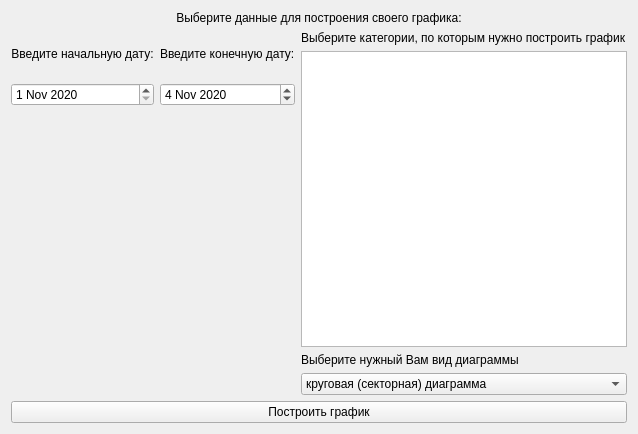
<?xml version="1.0" encoding="UTF-8"?>
<ui version="4.0">
 <class>Form</class>
 <widget class="QWidget" name="Form">
  <property name="geometry">
   <rect>
    <x>0</x>
    <y>0</y>
    <width>610</width>
    <height>434</height>
   </rect>
  </property>
  <property name="windowTitle">
   <string>Form</string>
  </property>
  <layout class="QGridLayout" name="gridLayout_2">
   <item row="0" column="0">
    <layout class="QVBoxLayout" name="verticalLayout_3">
     <item>
      <widget class="QLabel" name="label_2">
       <property name="text">
        <string>&lt;html&gt;&lt;head/&gt;&lt;body&gt;&lt;p align=&quot;center&quot;&gt;Выберите данные для построения своего графика:&lt;/p&gt;&lt;/body&gt;&lt;/html&gt;</string>
       </property>
      </widget>
     </item>
     <item>
      <layout class="QFormLayout" name="formLayout_2">
       <item row="0" column="0">
        <layout class="QGridLayout" name="gridLayout">
         <item row="1" column="1">
          <widget class="QDateEdit" name="dateEdit_2">
           <property name="dateTime">
            <datetime>
             <hour>0</hour>
             <minute>0</minute>
             <second>0</second>
             <year>2020</year>
             <month>11</month>
             <day>4</day>
            </datetime>
           </property>
           <property name="date">
            <date>
             <year>2020</year>
             <month>11</month>
             <day>4</day>
            </date>
           </property>
          </widget>
         </item>
         <item row="0" column="1">
          <widget class="QLabel" name="label_4">
           <property name="text">
            <string>Введите конечную дату:</string>
           </property>
          </widget>
         </item>
         <item row="1" column="0">
          <widget class="QDateEdit" name="dateEdit">
           <property name="dateTime">
            <datetime>
             <hour>0</hour>
             <minute>0</minute>
             <second>0</second>
             <year>2020</year>
             <month>11</month>
             <day>1</day>
            </datetime>
           </property>
           <property name="date">
            <date>
             <year>2020</year>
             <month>11</month>
             <day>1</day>
            </date>
           </property>
          </widget>
         </item>
         <item row="0" column="0">
          <widget class="QLabel" name="label_3">
           <property name="text">
            <string>&lt;html&gt;&lt;head/&gt;&lt;body&gt;&lt;p align=&quot;center&quot;&gt;Введите начальную дату:&lt;/p&gt;&lt;/body&gt;&lt;/html&gt;</string>
           </property>
          </widget>
         </item>
        </layout>
       </item>
       <item row="0" column="1">
        <layout class="QVBoxLayout" name="verticalLayout">
         <item>
          <widget class="QLabel" name="label">
           <property name="text">
            <string>Выберите категории, по которым нужно построить график</string>
           </property>
          </widget>
         </item>
         <item>
          <widget class="QListWidget" name="listWidget">
           <property name="inputMethodHints">
            <set>Qt::ImhNone</set>
           </property>
          </widget>
         </item>
        </layout>
       </item>
       <item row="1" column="1">
        <widget class="QLabel" name="label_5">
         <property name="text">
          <string>Выберите нужный Вам вид диаграммы</string>
         </property>
        </widget>
       </item>
       <item row="2" column="1">
        <widget class="QComboBox" name="comboBox">
         <item>
          <property name="text">
           <string>круговая (секторная) диаграмма</string>
          </property>
         </item>
         <item>
          <property name="text">
           <string>график</string>
          </property>
         </item>
         <item>
          <property name="text">
           <string>гистограмма (столбчатая диограмма)</string>
          </property>
         </item>
        </widget>
       </item>
      </layout>
     </item>
     <item>
      <layout class="QVBoxLayout" name="verticalLayout_2"/>
     </item>
     <item>
      <widget class="QPushButton" name="pushButton">
       <property name="text">
        <string>Построить график</string>
       </property>
      </widget>
     </item>
    </layout>
   </item>
  </layout>
 </widget>
 <resources/>
 <connections/>
</ui>
